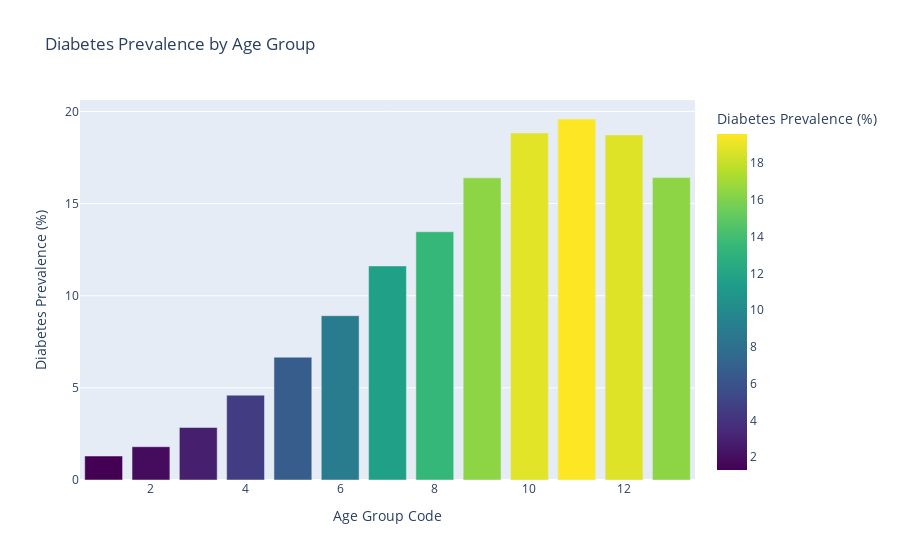

Here is the notebook cell this chart was saved with:
### Markdown cell above
### Diabetes Prevalence by Age Group

We use an interactive Plotly bar chart to visualise the relationship between age group and diabetes prevalence.

### Code cell
age_diabetes = df.groupby("Age")["Diabetes_binary"].mean().reset_index()
age_diabetes["Diabetes_binary"] = age_diabetes["Diabetes_binary"] * 100  # percentage

fig = px.bar(
    age_diabetes,
    x="Age",
    y="Diabetes_binary",
    title="Diabetes Prevalence by Age Group",
    labels={"Diabetes_binary": "Diabetes Prevalence (%)", "Age": "Age Group Code"},
    color="Diabetes_binary",
    color_continuous_scale="Viridis"
)
fig.show()

### Figure 1 — Plotly figure (JSON) as saved in the notebook; plotly's stock layout.template omitted (floating-point values rounded to 4 significant figures)
{"data": [{"alignmentgroup": "True", "hovertemplate": "Age Group Code=%{x}<br>Diabetes Prevalence (%)=%{marker.color}<extra></extra>", "legendgroup": "", "marker": {"color": [1.301, 1.805, 2.849, 4.603, 6.665, 8.917, 11.62, 13.47, 16.4, 18.83, 19.59, 18.73, 16.41], "coloraxis": "coloraxis", "pattern": {"shape": ""}}, "name": "", "offsetgroup": "", "orientation": "v", "showlegend": false, "textposition": "auto", "type": "bar", "x": [1, 2, 3, 4, 5, 6, 7, 8, 9, 10, 11, 12, 13], "xaxis": "x", "y": [1.301, 1.805, 2.849, 4.603, 6.665, 8.917, 11.62, 13.47, 16.4, 18.83, 19.59, 18.73, 16.41], "yaxis": "y"}], "layout": {"barmode": "relative", "coloraxis": {"colorbar": {"title": {"text": "Diabetes Prevalence (%)"}}, "colorscale": [[0, "#440154"], [0.1111, "#482878"], [0.2222, "#3e4989"], [0.3333, "#31688e"], [0.4444, "#26828e"], [0.5556, "#1f9e89"], [0.6667, "#35b779"], [0.7778, "#6ece58"], [0.8889, "#b5de2b"], [1, "#fde725"]]}, "legend": {"tracegroupgap": 0}, "title": {"text": "Diabetes Prevalence by Age Group"}, "xaxis": {"anchor": "y", "domain": [0, 1], "title": {"text": "Age Group Code"}}, "yaxis": {"anchor": "x", "domain": [0, 1], "title": {"text": "Diabetes Prevalence (%)"}}}}
